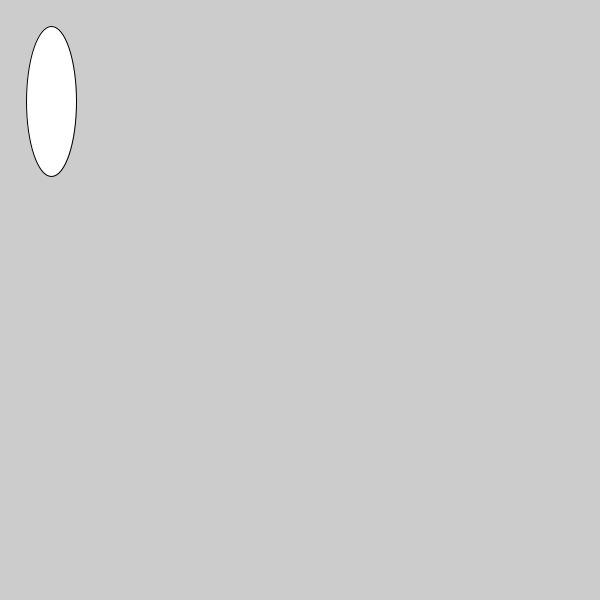
Frame 1 (no input)
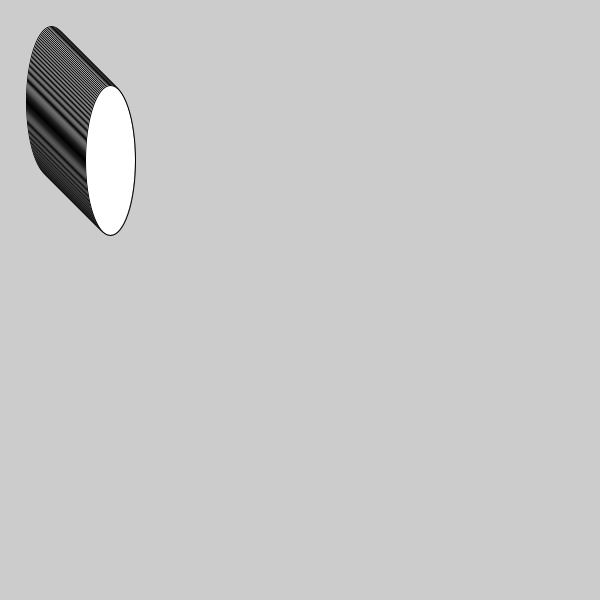
Frame 60 (the mouse pressed at the canvas centre just before this capture)
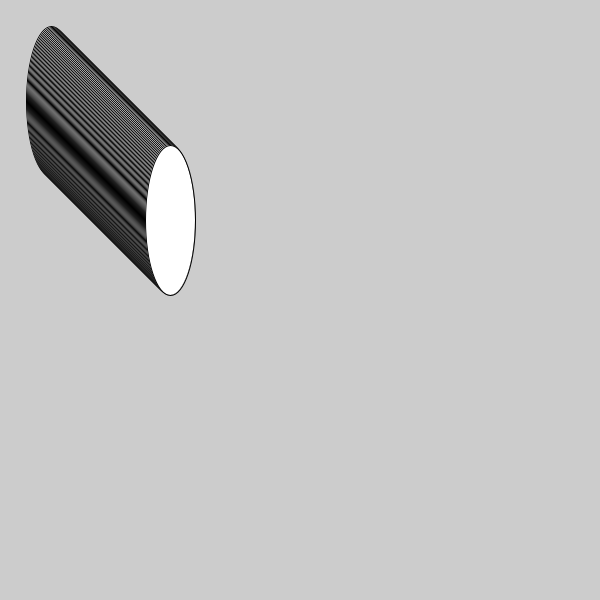
Frame 120 (the mouse held since frame 60 and released just before this capture)

The Processing sketch that drew these frames (run headless with seeded random() and noise(); from frame 60 on, the mouse is pressed at the canvas centre):

// Processing sketch: processing_37358
// ── processing_37358.pde

int directionX;
int directionY;
int x;
int y;

void setup(){
  size(600,600);
  directionX=1;
  directionY=1;
  x=50;
  y=100;
  
}


void draw(){
  x += directionX;
  y += directionY;
  ellipse(x,y,50,150);
 
if(y>600){
  directionX=1;
  directionY=-1;
}

if(y<1){
  directionY=1;
  
}

if(x>600){
  directionX=-1;
}

if (x<1){
  directionX=1;
  
}
  
}
